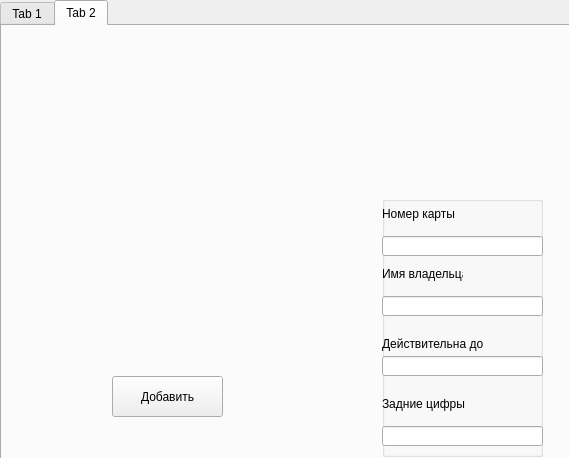
<?xml version="1.0" encoding="UTF-8"?>
<ui version="4.0">
 <class>Form</class>
 <widget class="QWidget" name="Form">
  <property name="geometry">
   <rect>
    <x>0</x>
    <y>0</y>
    <width>569</width>
    <height>458</height>
   </rect>
  </property>
  <property name="windowTitle">
   <string>Form</string>
  </property>
  <widget class="QTabWidget" name="tabWidget">
   <property name="geometry">
    <rect>
     <x>0</x>
     <y>0</y>
     <width>571</width>
     <height>481</height>
    </rect>
   </property>
   <property name="currentIndex">
    <number>1</number>
   </property>
   <widget class="QWidget" name="tab">
    <attribute name="title">
     <string>Tab 1</string>
    </attribute>
    <widget class="QGroupBox" name="groupBox">
     <property name="geometry">
      <rect>
       <x>110</x>
       <y>70</y>
       <width>331</width>
       <height>211</height>
      </rect>
     </property>
     <property name="title">
      <string/>
     </property>
     <widget class="QLabel" name="label">
      <property name="geometry">
       <rect>
        <x>0</x>
        <y>20</y>
        <width>151</width>
        <height>16</height>
       </rect>
      </property>
      <property name="text">
       <string>Первоначальная стоимость</string>
      </property>
     </widget>
     <widget class="QLabel" name="label_2">
      <property name="geometry">
       <rect>
        <x>0</x>
        <y>140</y>
        <width>131</width>
        <height>20</height>
       </rect>
      </property>
      <property name="text">
       <string>Норма амортизации</string>
      </property>
     </widget>
     <widget class="QLineEdit" name="lineEdit">
      <property name="geometry">
       <rect>
        <x>0</x>
        <y>190</y>
        <width>331</width>
        <height>20</height>
       </rect>
      </property>
     </widget>
     <widget class="QLineEdit" name="lineEdit_2">
      <property name="geometry">
       <rect>
        <x>0</x>
        <y>60</y>
        <width>331</width>
        <height>20</height>
       </rect>
      </property>
     </widget>
    </widget>
   </widget>
   <widget class="QWidget" name="tab_2">
    <attribute name="title">
     <string>Tab 2</string>
    </attribute>
    <widget class="QLabel" name="label_3">
     <property name="geometry">
      <rect>
       <x>40</x>
       <y>30</y>
       <width>241</width>
       <height>291</height>
      </rect>
     </property>
     <property name="text">
      <string/>
     </property>
    </widget>
    <widget class="QPushButton" name="pushButton">
     <property name="geometry">
      <rect>
       <x>110</x>
       <y>350</y>
       <width>111</width>
       <height>41</height>
      </rect>
     </property>
     <property name="text">
      <string>Добавить</string>
     </property>
    </widget>
    <widget class="QGroupBox" name="groupBox_2">
     <property name="geometry">
      <rect>
       <x>380</x>
       <y>170</y>
       <width>161</width>
       <height>261</height>
      </rect>
     </property>
     <property name="title">
      <string/>
     </property>
     <widget class="QLabel" name="label_4">
      <property name="geometry">
       <rect>
        <x>0</x>
        <y>10</y>
        <width>91</width>
        <height>16</height>
       </rect>
      </property>
      <property name="text">
       <string>Номер карты</string>
      </property>
     </widget>
     <widget class="QLineEdit" name="lineEdit_3">
      <property name="geometry">
       <rect>
        <x>0</x>
        <y>40</y>
        <width>161</width>
        <height>20</height>
       </rect>
      </property>
     </widget>
     <widget class="QLabel" name="label_5">
      <property name="geometry">
       <rect>
        <x>0</x>
        <y>70</y>
        <width>81</width>
        <height>16</height>
       </rect>
      </property>
      <property name="text">
       <string>Имя владельца</string>
      </property>
     </widget>
     <widget class="QLineEdit" name="lineEdit_4">
      <property name="geometry">
       <rect>
        <x>0</x>
        <y>100</y>
        <width>161</width>
        <height>20</height>
       </rect>
      </property>
     </widget>
     <widget class="QLabel" name="label_6">
      <property name="geometry">
       <rect>
        <x>0</x>
        <y>140</y>
        <width>111</width>
        <height>16</height>
       </rect>
      </property>
      <property name="text">
       <string>Действительна до</string>
      </property>
     </widget>
     <widget class="QLineEdit" name="lineEdit_5">
      <property name="geometry">
       <rect>
        <x>0</x>
        <y>160</y>
        <width>161</width>
        <height>20</height>
       </rect>
      </property>
     </widget>
     <widget class="QLabel" name="label_7">
      <property name="geometry">
       <rect>
        <x>0</x>
        <y>200</y>
        <width>91</width>
        <height>16</height>
       </rect>
      </property>
      <property name="text">
       <string>Задние цифры</string>
      </property>
     </widget>
     <widget class="QLineEdit" name="lineEdit_6">
      <property name="geometry">
       <rect>
        <x>0</x>
        <y>230</y>
        <width>161</width>
        <height>20</height>
       </rect>
      </property>
     </widget>
    </widget>
    <widget class="QLabel" name="label_8">
     <property name="geometry">
      <rect>
       <x>380</x>
       <y>10</y>
       <width>151</width>
       <height>131</height>
      </rect>
     </property>
     <property name="text">
      <string/>
     </property>
     <property name="pixmap">
      <pixmap resource="kks.qrc">:/newPrefix/i.webp</pixmap>
     </property>
     <property name="scaledContents">
      <bool>true</bool>
     </property>
    </widget>
   </widget>
  </widget>
 </widget>
 <resources>
  <include location="kks.qrc"/>
 </resources>
 <connections/>
</ui>
